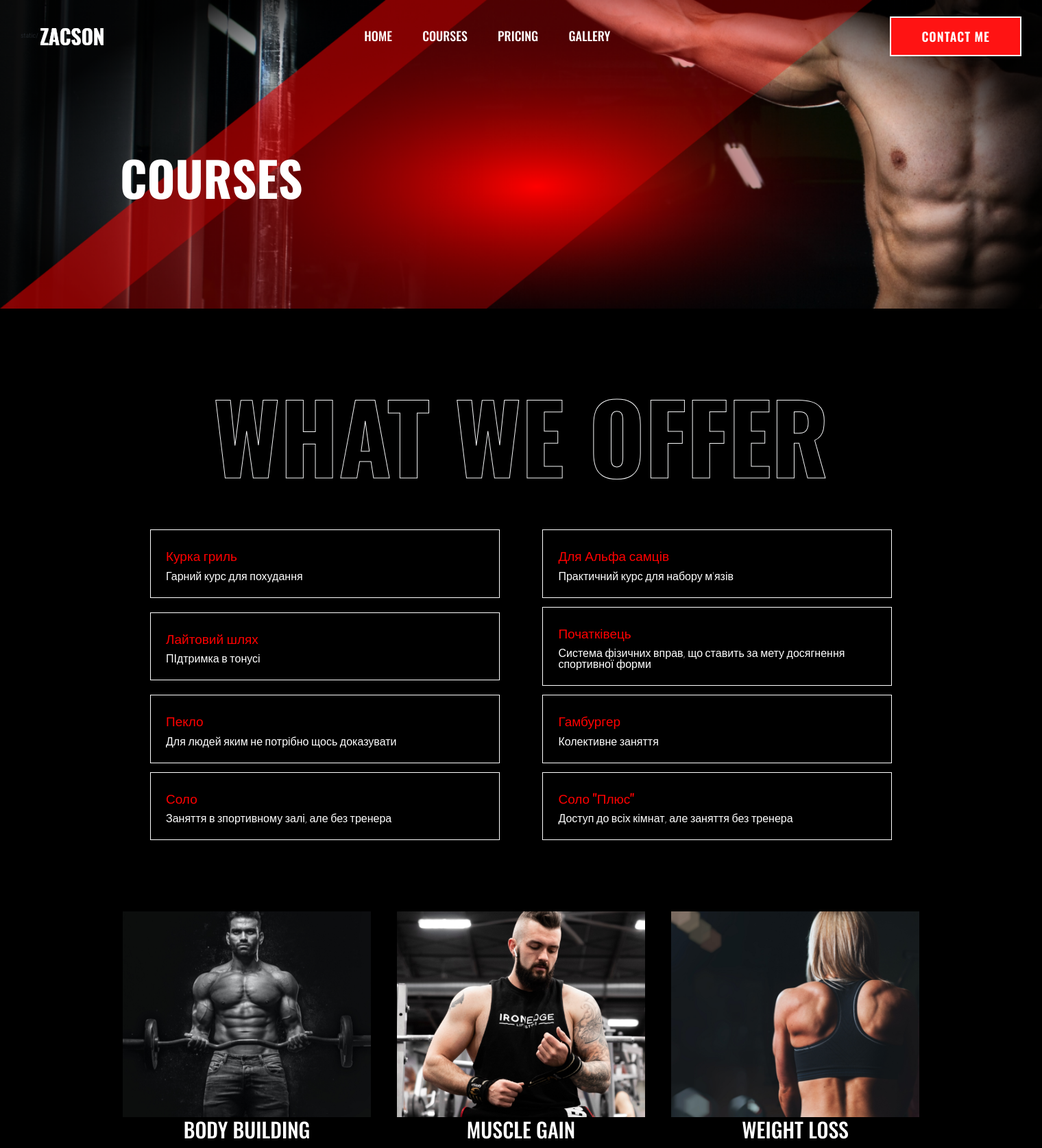
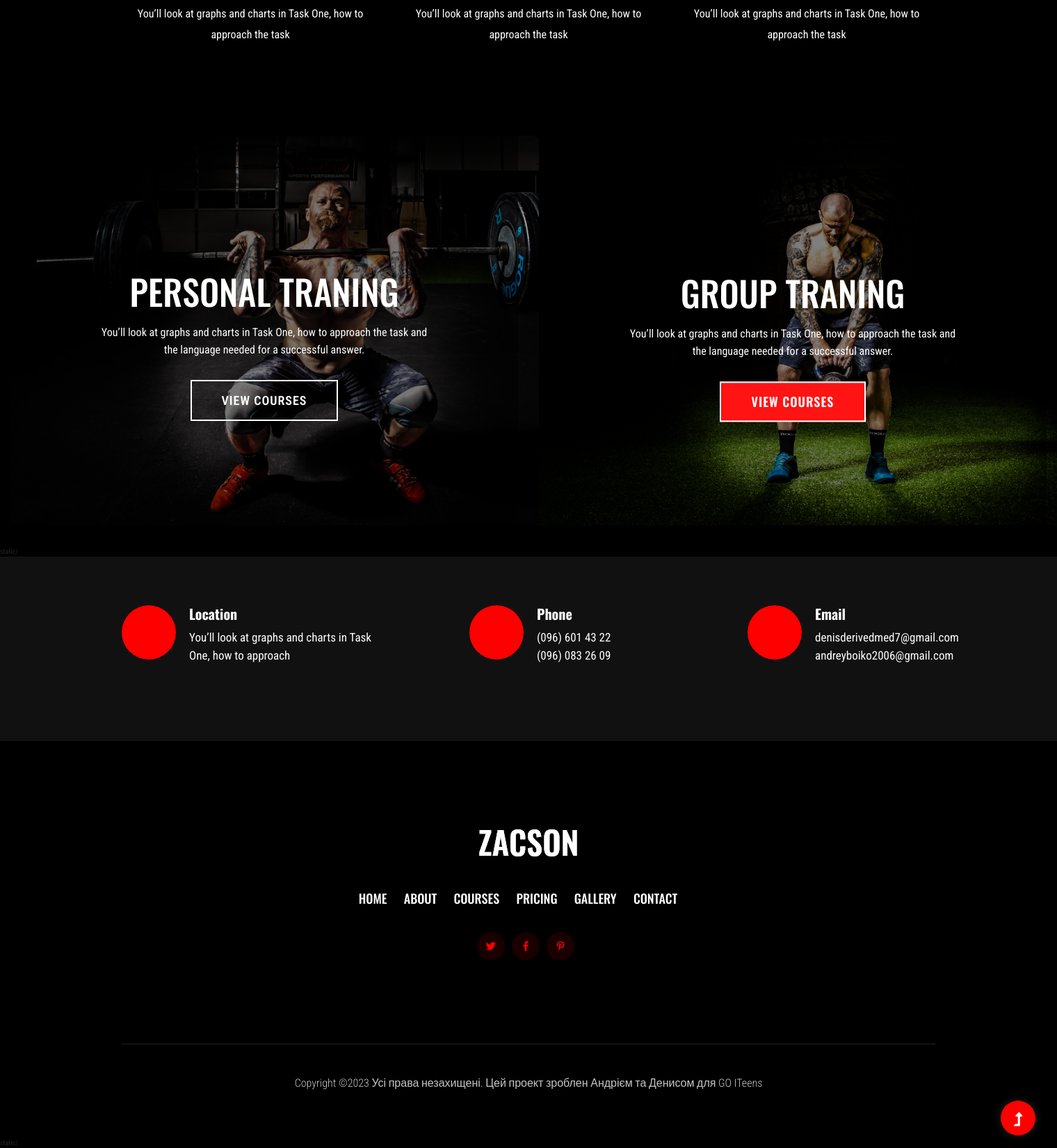
Screenshot of /courses with the database file from the repository (2 pictures, top to bottom).
### tables this page shows
CREATE TABLE "Courses" (
	ID INTEGER NOT NULL
, Name TEXT, Description TEXT);

### app.py (the view)
@app.route('/courses')
def courses():
   conn = get_db_connection()
   result = conn.execute('SELECT * FROM Courses').fetchall()
   conn.close()
   return render_template('courses.html', courses = result)

### app.py (called while the page is built)
def get_db_connection():
    conn = sqlite3.connect('C:\\Users\\Andrew\\Python\\project-gymsite\\courses.sqlite3')
    conn.row_factory = sqlite3.Row
    return conn

### templates/courses.html (shortened to what this page needs)
<!doctype html>
<html class="no-js" lang="zxx">
<head>
    <link rel="stylesheet" href="static/assets/css/bootstrap.min.css">
    <link rel="stylesheet" href="static/assets/css/owl.carousel.min.css">
    <link rel="stylesheet" href="static/assets/css/slicknav.css">
    <link rel="stylesheet" href="static/assets/css/flaticon.css">
    <link rel="stylesheet" href="static/assets/css/gijgo.css">
    <link rel="stylesheet" href="static/assets/css/animate.min.css">
    <link rel="stylesheet" href="static/assets/css/animated-headline.css">
    <link rel="stylesheet" href="static/assets/css/magnific-popup.css">
    <link rel="stylesheet" href="static/assets/css/fontawesome-all.min.css">
    <link rel="stylesheet" href="static/assets/css/themify-icons.css">
    <link rel="stylesheet" href="static/assets/css/slick.css">
    <link rel="stylesheet" href="static/assets/css/nice-select.css">
    <link rel="stylesheet" href="static/assets/css/style.css">
    <link rel="stylesheet" href="./courses.css">
</head>
<body class="black-bg">
    <header>
        <div class="header-area header-transparent">
            <div class="main-header header-sticky">
                <div class="container-fluid">
                    <div class="menu-wrapper d-flex align-items-center justify-content-between">
                        <div class="logo">static/
                            <a href="index.html"><img src="static/assets/img/logo/logo.png" alt=""></a>
                        </div>
                        <div class="main-menu f-right d-none d-lg-block">
                            <nav>
                                <ul id="navigation">
                                    <li><a href="about">Home</a></li>
                                    <li><a href="courses">Courses</a></li>
                                    <li><a href="pricing">Pricing</a></li>
                                    <li><a href="gallery">Gallery</a></li>
                                </ul>
                            </nav>
                        </div>
                        <div class="header-btns d-none d-lg-block f-right">
                           <a href="contact.html" class="btn">Contact me</a>
                       </div>
                       <div class="col-12">
                    </div>
                </div>
            </div>
        </div>
    </div>
</header>
<main>
    <div class="slider-area2">
        <div class="slider-height2 d-flex align-items-center">
            <div class="container">
                <div class="row">
                    <div class="col-xl-12">
                        <div class="hero-cap hero-cap2 pt-70">
                            <h2>Courses</h2>
                        </div>
                    </div>
                </div>
            </div>
        </div>
    </div>
    <section class="team-area fix section-padding30">
        <div class="container">
            <div class="row align-items-center">
                <div class="col-xl-12">
                    <div class="section-tittle text-center mb-55">
                        <h2>What we Offer</h2>
                    </div>
                </div>
                <ul id="navigation" style="display:flex; flex-wrap:wrap; margin: auto; margin-bottom:90px; width: 90%; align-items: center; justify-content: space-between;">
                    {% for item in courses %}
                        <li style="margin-bottom:15px; outline: 1px solid white; padding: 22px; width: 47%">
                            <a href="{{ item.ID }}" class="train_header"
                            style="
                                text-decoration: none;
                                color: #FF0000;
                                font-size: 19px;
                                font-weight: 500;
                                font-family: 'Oswald', sans-serif;
                            ">{{ item.Name }}</a>
                            <p class="train_description" style="color: white; font-size: 16px; margin-bottom:0; margin-top: 9px;font-family: 'Roboto Condensed', sans-serif; line-height:1; font-weight:200">{{ item.Description }} </p>
                        </li>
                    {% endfor %}
                    </ul>
            </div>
            <div class="row">
                <div class="col-lg-4 col-md-6">
                    <div class="single-cat text-center mb-30">
                        <div class="castatic/t-icon">
                            <img src="static/assets/img/gallery/team1.png" alt="">
                        </div>
                        <div class="cat-cap">
                            <h5><a href="services.html">Body Building</a></h5>
                            <p>You’ll look at graphs and charts in Task One, how to approach the task </p>
                        </div>
                    </div>
                </div>
                <div class="col-lg-4 col-md-6">
                    <div class="single-cat text-center mb-30">
                        <div class="castatic/t-icon">
                            <img src="static/assets/img/gallery/team2.png" alt="">
                        </div>
                        <div class="cat-cap">
                            <h5><a href="services.html">Muscle Gain</a></h5>
                            <p>You’ll look at graphs and charts in Task One, how to approach the task </p>
                        </div>
                    </div>
                </div>
                <div class="col-lg-4 col-md-6">
                    <div class="single-cat text-center mb-30">
                        <div class="castatic/t-icon">
                            <img src="static/assets/img/gallery/team3.png" alt="">
                        </div>
                        <div class="cat-cap">
                            <h5><a href="services.html">Weight Loss</a></h5>
                            <p>You’ll look at graphs and charts in Task One, how to approach the task </p>
                        </div>
                    </div>
                </div>
            </div>
        </div>
    </section>
    <section class="traning-categories black-bg">
        <div class="container-fluid">
            <div class="row">
                <div class="col-xl-6 col-lg-6">
                    <div class="single-topic text-center mb-30">
                        <div class="tostatic/pic-img">
                            <img src="static/assets/img/gallery/cat1.png" alt="">
                            <div class="topic-content-box">
                                <div class="topic-content">
                                    <h3>Personal traning</h3>
                                    <p>You’ll look at graphs and charts in Task One, how to approach the task and <br> the language needed for a successful answer.</p>
                                    <a href="courses.html" class="border-btn">View Courses</a>
                                </div>
                            </div>
                        </div>
                    </div>
                </div>
                <div class="col-xl-6 col-lg-6">
                    <div class="single-topic text-center mb-30">
                        <div class="tostatic/pic-img">
                            <img src="static/assets/img/gallery/cat2.png" alt="">
                            <div class="topic-content-box">
                                <div class="topic-content">
                                    <h3>Group traning</h3>
                                    <p>You’ll look at graphs and charts in Task One, how to approach the task and <br> the language needed for a successful answer.</p>
                                    <a href="courses.html" class="btn">View Courses</a>
                                </div>
                            </div>
                        </div>
                    </div>
                </div>
            </div>
        </div>
    </section>
    static/
    <section class="services-area">
        <div class="container">
            <div class="row justify-content-between">
                <div class="col-xl-4 col-lg-4 col-md-6 col-sm-8">
                    <div class="single-services mb-40">
                        <div class="festatic/atures-icon">
                            <img src="static/assets/img/icon/icon1.svg" alt="">
                        </div>
                        <div class="features-caption">
                            <h3>Location</h3>
                            <p>You’ll look at graphs and charts in Task One, how to approach </p>
                        </div>
                    </div>
                </div>
                <div class="col-xl-3 col-lg-4 col-md-6 col-sm-8">
                    <div class="single-services mb-40">
                        <div class="festatic/atures-icon">
                            <img src="static/assets/img/icon/icon2.svg" alt="">
                        </div>
                        <div class="features-caption">
                            <h3>Phone</h3>
                            <p>(096) 601 43 22</p>
                            <p>  (096) 083 26 09</p>
                        </div>
                    </div>
                </div>
                <div class="col-xl-3 col-lg-4 col-md-6 col-sm-8">
                    <div class="single-services mb-40">
                        <div class="festatic/atures-icon">
                            <img src="static/assets/img/icon/icon3.svg" alt="">
                        </div>
                        <div class="features-caption">
                            <h3>Email</h3>
                            <p>denisderivedmed7@gmail.com</p>
                            <p>andreyboiko2006@gmail.com</p>
                        </div>
                    </div>
                </div>
            </div>
        </div>
    </section>
</main>
<footer>
    <div class="footer-area black-bg">
        <div class="container">
            <div class="footer-top footer-padding">
                <div class="row">
                    <div class="col-xl-12">
                        <div class="single-footer-caption mb-50 text-center">
                            <div class="footer-logo wow fadeInUstatic/p" data-wow-duration="1s" data-wow-delay=".2s">
                                <a href="index.html"><img src="static/assets/img/logo/logo2_footer.png" alt=""></a>
                            </div>
                            <div class="header-area main-header2 wow fadeInUp" data-wow-duration="2s" data-wow-delay=".4s">
                                <div class="main-header main-header2">
                                    <div class="menu-wrapper menu-wrapper2">
                                        <div class="main-menu main-menu2 text-center">
                                            <nav>
                                                <ul>
                                                    <li><a href="about">Home</a></li>
                                                    <li><a href="about.html">About</a></li>
                                                    <li><a href="courses.html">Courses</a></li>
                                                    <li><a href="pricing.html">Pricing</a></li>
                                                    <li><a href="gallery.html">Gallery</a></li>
                                                    <li><a href="contact.html">Contact</a></li>
                                                </ul>
                                            </nav>
                                        </div>
                                    </div>
                                </div>
                            </div>
                            <div class="footer-social mt-30 wow fadeInUp" data-wow-duration="3s" data-wow-delay=".8s">
                                <a href="#"><i class="fab fa-twitter"></i></a>
                                <a href="https://bit.ly/sai4ull"><i class="fab fa-facebook-f"></i></a>
                                <a href="#"><i class="fab fa-pinterest-p"></i></a>
                            </div>
                        </div>
                    </div>
                </div>
            </div>
            <div class="footer-bottom">
                <div class="row d-flex align-items-center">
                    <div class="col-lg-12">
                        <div class="footer-copy-right text-center">
                            <p>
                              Copyright &copy;<script>document.write(new Date().getFullYear());</script> Усі права незахищені. Цей проект зроблен Андрієм та Денисом для GO ITeens
                              </p>
                          </div>
                      </div>
                  </div>
              </div>
          </div>
      </div>
  </footer>
  <div id="back-top" >
    <a title="Go to Top" href="#"> <i class="fas fa-level-up-alt"></i></a>
</div>
static/
</body>
</html>

### templates/courses.css (style rules this page uses)
.train_header { text-decoration: none; color: #FF0000; font-size: 19px; }

### rows the page displays
Courses: Name "Курка гриль", Description "Гарний курс для похудання"
Courses: Name "Для Альфа самців", Description "Практичний курс для набору м'язів"
Courses: Name "Лайтовий шлях", Description "ПІдтримка в тонусі"
Courses: Name "Початківець", Description "Система фізичних вправ, що ставить за мету досягнення спортивної форми"
Courses: Name "Пекло", Description "Для людей яким не потрібно щось доказувати"
Courses: Name "Гамбургер", Description "Колективне заняття"
Courses: Name "Соло", Description "Заняття в зпортивному залі, але без тренера"
Courses: Name "Соло \"Плюс\"", Description "Доступ до всіх кімнат, але заняття без тренера"
